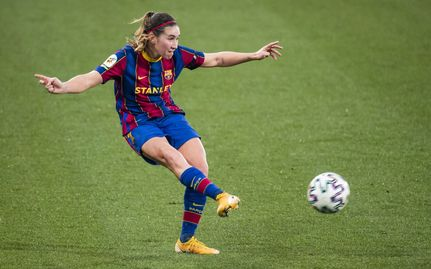
#> input picture ProgrammingKnowledgeOpenCV/9/football_kick.jpg, 431 x 269 px
$ python basic_operation_on_image.py
#> lines starting #> are read from the running program, lines starting #| are printed output that depends on the picture; after the words box and inside, x2 and y2 are one past the last pixel; in counts of white or black regions, pixels touching at a corner belong together
import numpy as np
import cv2

img = cv2.imread('football_kick.jpg')
#> img is the input picture: shape (269, 431, 3); mean B, G, R 75.9, 129.3, 114.7

print(img.shape) #return a tuple of number of rows, columns and channels
#| (269, 431, 3)
print(img.size) #return Total numbber of pixels is accessed
#| 347817
print(img.dtype) #return Image datatype as obtained
#| uint8

(b,g,r) = cv2.split(img)
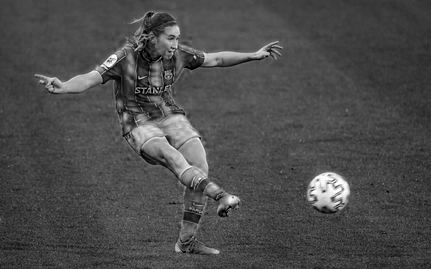
#> b: shape (269, 431); min 0, max 255, mean 75.9
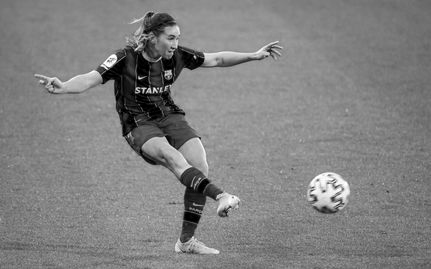
#> g: shape (269, 431); min 0, max 255, mean 129.3
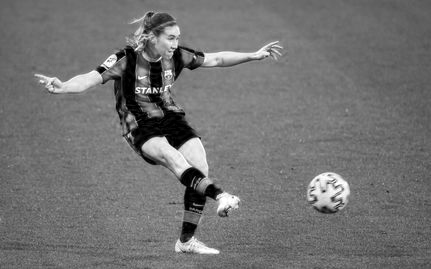
#> r: shape (269, 431); min 0, max 255, mean 114.7
img = cv2.merge((b, g, r))

# 305  ,  170
# 353  ,  215
x1=305
x2=353
y1=170
y2=215
ball_roi = img[y1:y2, x1:x2]
roi_x=x2-x1
roi_y=y2-y1
# ball = img[170:305, 215:355]

# img[15:22, 65:67] = ball
def addRoiInImage(img ,ball_roi, x1,y1,x2,y2,roi_x,roi_y):
    x = x2-x1
    y= y2-y1
    if(x == roi_x and y== roi_y):
        img[y1:y2, x1:x2] = ball_roi
        print("all measure is good")
    else:
        print("inerting area is not equal to roi image size")

def replaceRoiInImage(img ,ball_roi,replace_img, x1,y1,x2,y2,roi_x,roi_y):
    x = x2-x1
    y= y2-y1
    if(x == roi_x and y== roi_y):
        print("all measure is good")
        print(replace_img.shape ,ball_roi.shape)
        if(replace_img.shape == ball_roi.shape):
            img[y1:y2, x1:x2] = replace_img
            print("replaced")
        else:
            print("replace size is not equal")
    else:
        print("inerting area is not equal to roi image size")

cat_img = cv2.imread("cat.png")
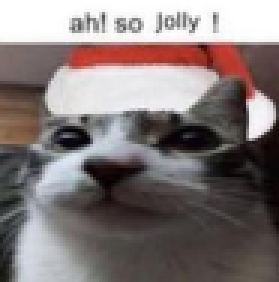
#> input picture ProgrammingKnowledgeOpenCV/9/cat.png, 93 x 94 px (shown 3 times larger)
#> cat_img is the input picture: shape (94, 93, 3); mean B, G, R 120.6, 121.2, 131.4
ball_roi_x , ball_roi_y ,ball_roi_chnl= ball_roi.shape
#> ball_roi_x = 45; ball_roi_y = 48; ball_roi_chnl = 3
print(ball_roi.shape)
#| (45, 48, 3)
cat_img = cv2.resize(cat_img,(ball_roi_y,ball_roi_x))
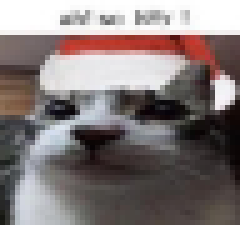
#> cat_img: shape (45, 48, 3) (shown 5 times larger); mean B, G, R 120.9, 121.4, 131.6
# addRoiInImage(img,ball_roi,14,22,62,67,roi_x,roi_y)
dst = cv2.addWeighted(cat_img,0.8,ball_roi,0.3,0)
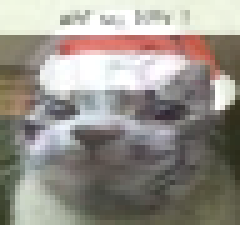
#> dst: shape (45, 48, 3) (shown 5 times larger); mean B, G, R 139.3, 146.7, 152
replaceRoiInImage(img,ball_roi,dst,241,0,289,45,roi_x,roi_y)
#| (45, 48, 3) (45, 48, 3)
#> in replaceRoiInImage, `img[y1:y2, x1:x2] = replace_img`:
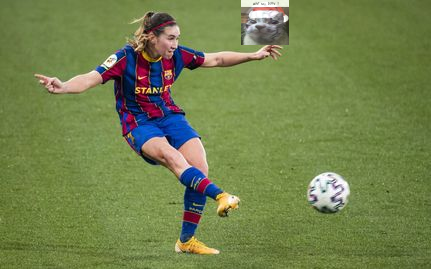
#> img: shape (269, 431, 3); 1.86% of pixels changed, all inside (x1, y1, x2, y2) = (241, 0, 289, 45)

# [5 lines of commented-out code are left out]

cv2.imshow('image', img)
cv2.waitKey(0)
cv2.destroyAllWindows()

# 14  ,  22
# 56  ,  67
# 241  ,  1
# 292  ,  45


# size= 50,45
